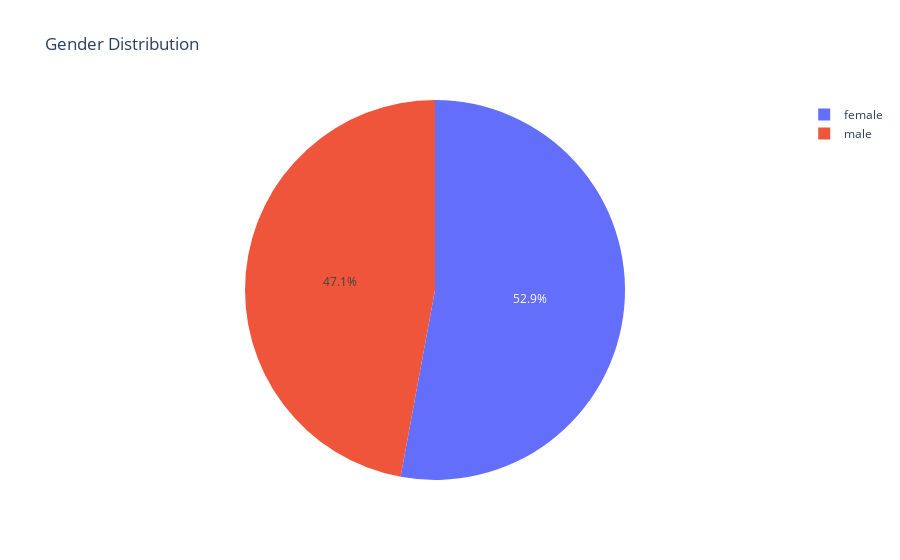

Notebook source saved alongside this figure:
### Markdown cell above
#### Gender Distribution Pie Chart

### Code cell
gender_count_df = fm_patient.groupBy("gender").count()
fig_patient_gender = px.pie(gender_count_df.toPandas(), values='count', names='gender', title='Gender Distribution')
fig_patient_gender.show()

### Figure 1 — Plotly figure (JSON) as saved in the notebook; plotly's stock layout.template omitted (floating-point values rounded to 4 significant figures)
{"data": [{"domain": {"x": [0, 1], "y": [0, 1]}, "hovertemplate": "gender=%{label}<br>count=%{value}<extra></extra>", "labels": ["female", "male"], "legendgroup": "", "name": "", "showlegend": true, "type": "pie", "values": [158553, 141159]}], "layout": {"legend": {"tracegroupgap": 0}, "title": {"text": "Gender Distribution"}}}
